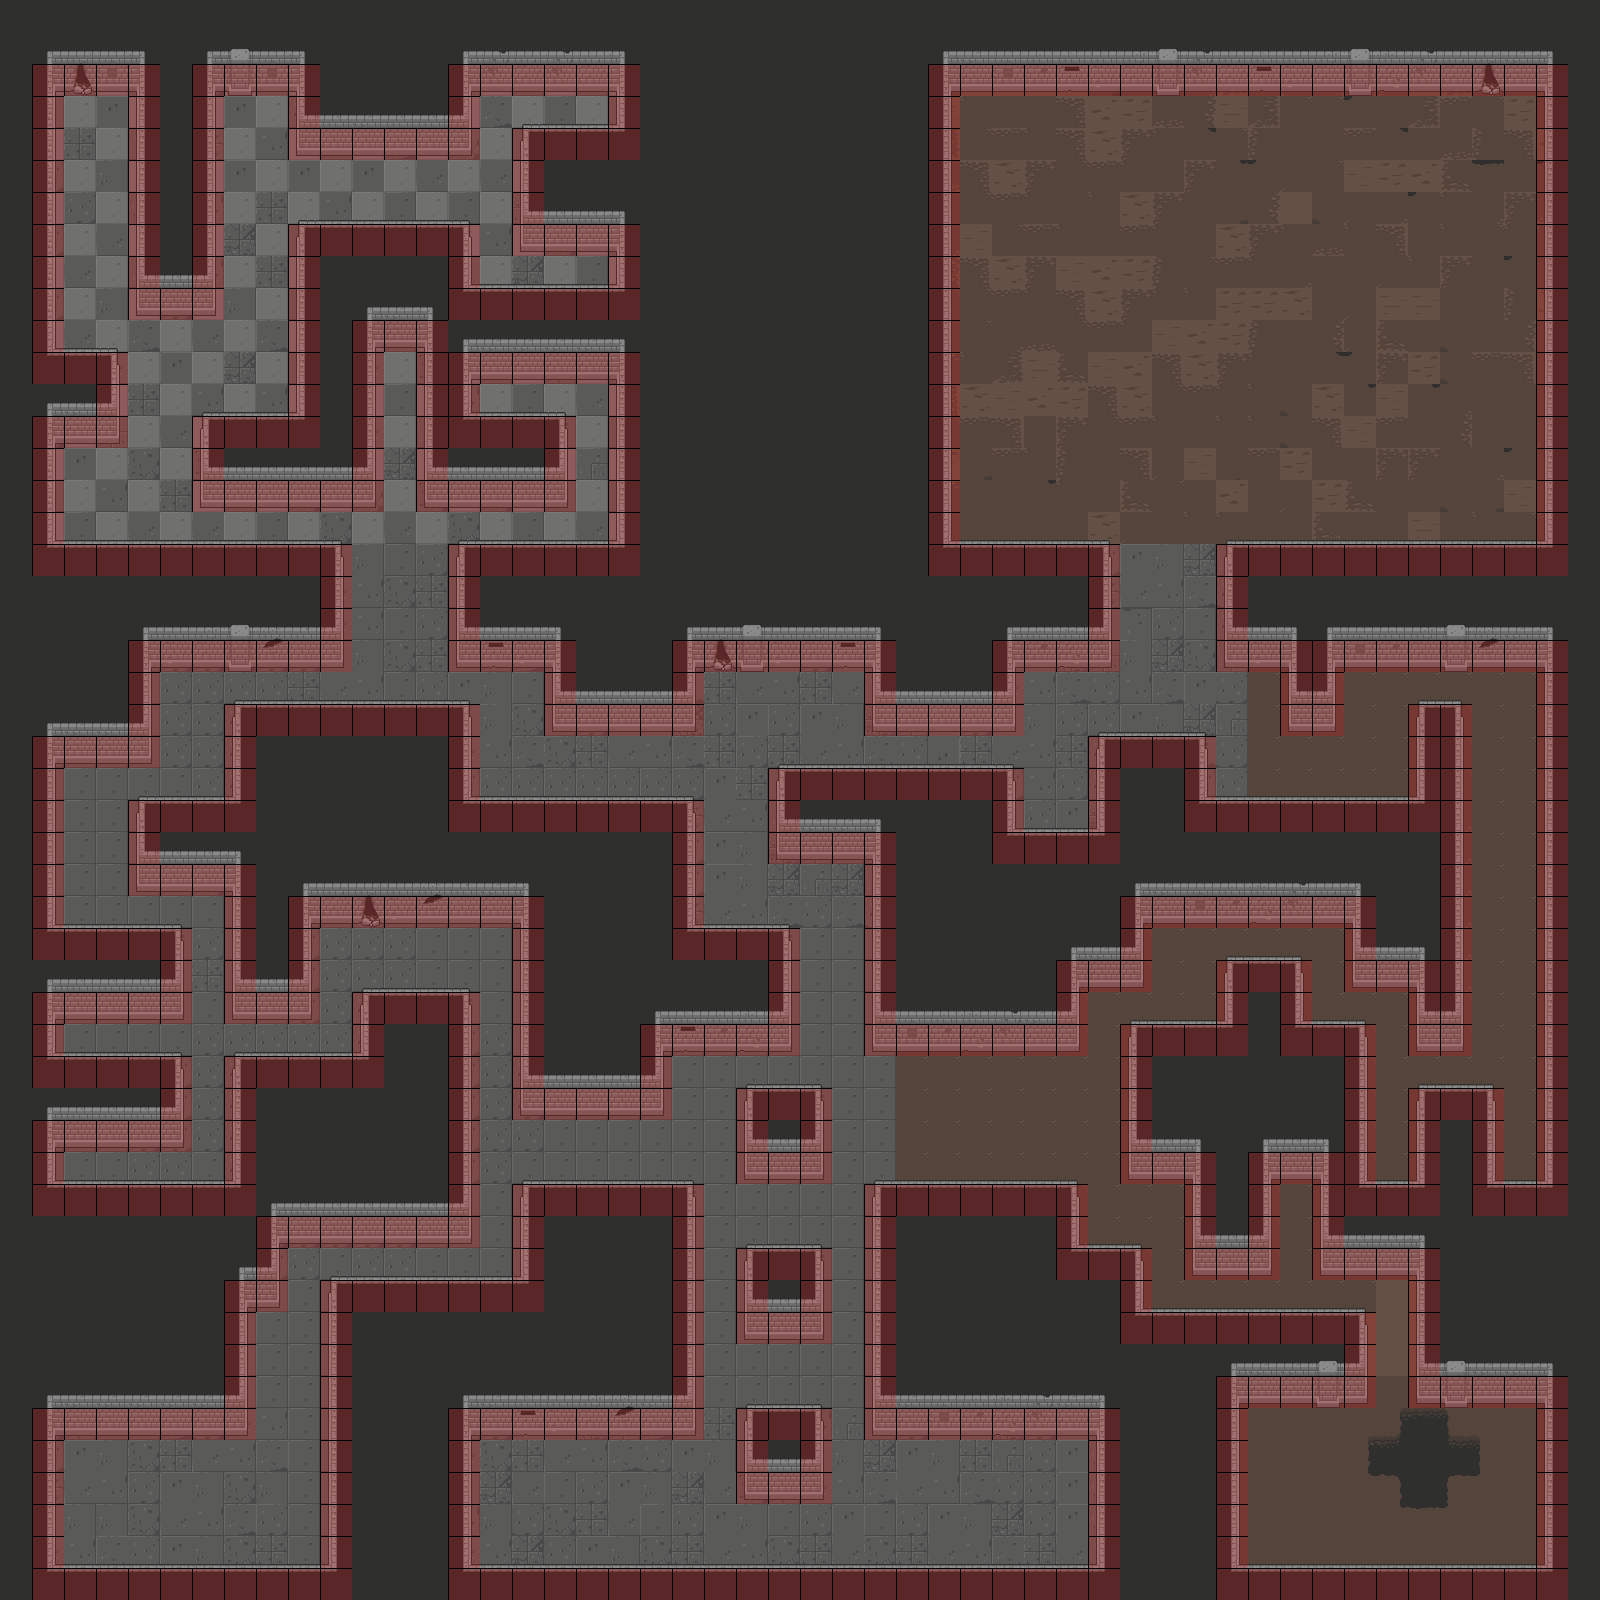

A 2D game scene composited from a Tiled map and its tileset images. What follows is a short description and the map's XML, with each tile layer's data collapsed to a summary:
An orthogonal 50x50 tile map with 32x32 px tiles, 4 tile layers (Floor, Wal, item, meta), 3 tilesets and 57 objects (24x 1, 16x 0, Battery_2, Battery_1, Battery_3, ...).

<map version="1.5" tiledversion="1.7.0" orientation="orthogonal" renderorder="right-down" width="50" height="50" tilewidth="32" tileheight="32" infinite="0" nextlayerid="14" nextobjectid="99">
 <tileset firstgid="1" source="GamemapObject.tsx" />
 <tileset firstgid="321" source="meta_tiles.tsx" />
 <tileset firstgid="323" source="Plant.tsx" />
 <layer id="1" name="Floor" width="50" height="50">
  <data>[2500 cells, 2500 non-empty, 65 distinct tile ids]</data>
 </layer>
 <layer id="2" name="Wal" width="50" height="50">
  <data>[2500 cells, 1264 non-empty, 57 distinct tile ids]</data>
 </layer>
 <layer id="8" name="item" width="50" height="50">
  <data>[2500 cells, 0 non-empty, 0 distinct tile ids]</data>
 </layer>
 <layer id="4" name="meta" width="50" height="50">
  <data>[2500 cells, 738 non-empty, 1 distinct tile ids]</data>
 </layer>
 <objectgroup id="7" name="minions">
  <object id="58" name="minion_1" type="0" x="848" y="1104" />
  <object id="59" name="minion_2" type="1" x="720" y="912" />
  <object id="60" name="minion_3" type="0" x="720" y="1104" />
  <object id="61" name="minion_4" type="1" x="1520" y="1168" />
  <object id="62" name="minion_5" type="1" x="1392" y="1168" />
  <object id="63" name="minion_6" type="1" x="1296" y="944" />
  <object id="64" name="minion_7" type="1" x="1200" y="1296" />
  <object id="65" name="minion_8" type="0" x="1360" y="720" />
  <object id="66" name="minion_9" type="0" x="1488" y="816" />
  <object id="67" name="minion_10" type="1" x="1520" y="912" />
  <object id="68" name="minion_11" type="0" x="1488" y="1008" />
  <object id="69" name="minion_12" type="1" x="592" y="112" />
  <object id="70" name="minion_13" type="0" x="592" y="272" />
  <object id="71" name="minion_14" type="1" x="496" y="176" />
  <object id="72" name="minion_15" type="0" x="496" y="1072" />
  <object id="57" name="minion_16" type="1" x="496" y="1232" />
  <object id="73" name="minion_17" type="0" x="80" y="1040" />
  <object id="74" name="minion_18" type="1" x="80" y="1168" />
  <object id="75" name="minion_19" type="1" x="976" y="752" />
  <object id="76" name="minion_20" type="1" x="464" y="688" />
  <object id="77" name="minion_21" type="0" x="496" y="784" />
  <object id="78" name="minion_22" type="1" x="80" y="528" />
  <object id="79" name="minion_23" type="0" x="80" y="144" />
  <object id="80" name="minion_24" type="1" x="112" y="144" />
  <object id="81" name="minion_25" type="1" x="240" y="272" />
  <object id="82" name="minion_26" type="1" x="272" y="272" />
  <object id="83" name="minion_27" type="1" x="432" y="176" />
  <object id="85" name="minion_28" type="0" x="368" y="208" />
  <object id="86" name="minion_29" type="1" x="400" y="368" />
  <object id="87" name="minion_30" type="0" x="368" y="528" />
  <object id="88" name="minion_31" type="1" x="496" y="528" />
  <object id="89" name="minion_32" type="0" x="144" y="336" />
  <object id="90" name="minion_33" type="1" x="1360" y="752" />
  <object id="91" name="minion_34" type="1" x="80" y="816" />
  <object id="92" name="minion_35" type="1" x="112" y="816" />
  <object id="93" name="minion_36" type="0" x="752" y="784" />
  <object id="97" name="minion_37" type="0" x="592" y="1520" />
  <object id="98" name="minion_38" type="1" x="592" y="1552" />
 </objectgroup>
 <objectgroup id="6" name="Battery">
  <object id="2" name="Battery_2" x="720" y="750" />
  <object id="3" name="Battery_1" x="880" y="1137" />
  <object id="8" name="Battery_3" x="1520" y="1136.67" />
  <object id="11" name="Battery_4" x="1390.67" y="1136.67" />
  <object id="22" name="Battery_5" x="559.333" y="110" />
  <object id="23" name="Battery_6" x="560.667" y="270" />
  <object id="24" name="Battery_7" x="399.333" y="687.333" />
  <object id="39" name="Battery_8" x="240" y="111.333" />
  <object id="40" name="Battery_9" x="271.333" y="111.333" />
  <object id="41" name="Battery_10" x="400" y="398" />
  <object id="45" name="Battery_11" x="305.333" y="524.667" />
  <object id="46" name="Battery_12" x="592" y="526.667" />
  <object id="47" name="Battery_13" x="496.667" y="396.667" />
  <object id="50" name="Battery_14" x="591.333" y="430" />
  <object id="54" name="Battery_15" x="114" y="1038.67" />
  <object id="55" name="Battery_16" x="113.333" y="1164" />
 </objectgroup>
 <objectgroup id="5" name="Player">
  <object id="1" name="SpawnPoint" x="529" y="1519" />
 </objectgroup>
 <objectgroup id="13" name="Trap">
  <object id="94" name="TRapThorn" type="0" x="656" y="1488" />
  <object id="95" name="TrapPlant" type="1" x="720" y="1520">
   <ellipse />
  </object>
 </objectgroup>
</map>
